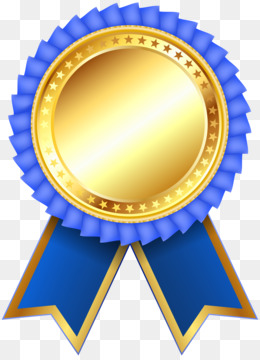
#> input picture covidbr/api_io/only_image.jpg, 260 x 360 px
$ python -i painel.py   (imports and definitions only)   (older library calls are emulated)
#> lines starting #> are read from the running program, lines starting #| are printed output that depends on the picture
#!/usr/bin/env python3
# -*- coding: utf-8 -*-


from covidbr.plot_data.plotting import plot_media_cases
from PIL import ImageFont
from PIL import ImageDraw
from PIL import Image
import matplotlib.pyplot as plt
from covidbr.log.logging import log
import os
import requests as rq
import covidbr as cb

#### painel covidb ####
# [220 lines left out: function painel_covid, not called in this run]

>>> import cv2
>>> picture = cv2.imread('../api_io/only_image.jpg', cv2.IMREAD_GRAYSCALE)
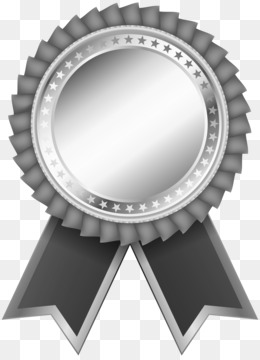
#> picture: shape (360, 260); min 23, max 255, mean 186
>>> result = painel_covid(picture)
#> (the run stopped early here; a loop or call above may not have finished)
